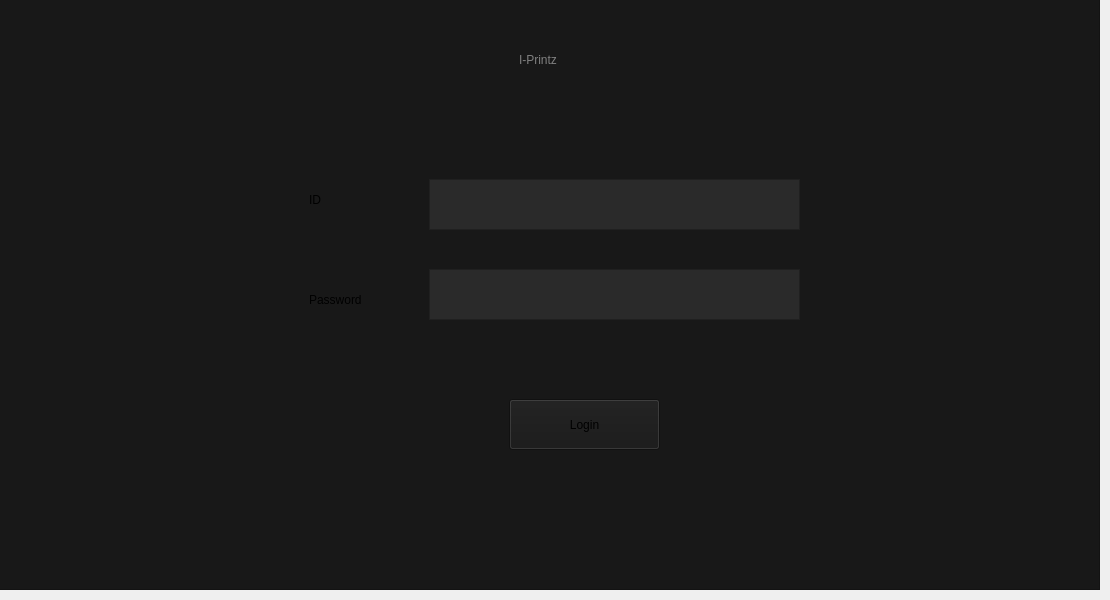
      <widget class="QWidget" name="login_2">
       <widget class="QFrame" name="frame_2">
        <property name="geometry">
         <rect>
          <x>-1</x>
          <y>-1</y>
          <width>1101</width>
          <height>591</height>
         </rect>
        </property>
        <property name="styleSheet">
         <string notr="true">background-color:#181818</string>
        </property>
        <property name="frameShape">
         <enum>QFrame::StyledPanel</enum>
        </property>
        <property name="frameShadow">
         <enum>QFrame::Raised</enum>
        </property>
        <widget class="QTextEdit" name="textEdit_4">
         <property name="geometry">
          <rect>
           <x>430</x>
           <y>180</y>
           <width>371</width>
           <height>51</height>
          </rect>
         </property>
         <property name="styleSheet">
          <string notr="true">background-color:#2a2a2a;</string>
         </property>
        </widget>
        <widget class="QTextEdit" name="textEdit_5">
         <property name="geometry">
          <rect>
           <x>430</x>
           <y>270</y>
           <width>371</width>
           <height>51</height>
          </rect>
         </property>
         <property name="styleSheet">
          <string notr="true">background-color:#2a2a2a;</string>
         </property>
        </widget>
        <widget class="QLabel" name="label_38">
         <property name="geometry">
          <rect>
           <x>310</x>
           <y>180</y>
           <width>111</width>
           <height>41</height>
          </rect>
         </property>
         <property name="styleSheet">
          <string notr="true">font: 75 12pt &quot;MS Shell Dlg 2&quot;;</string>
         </property>
         <property name="text">
          <string>ID</string>
         </property>
        </widget>
        <widget class="QLabel" name="label_39">
         <property name="geometry">
          <rect>
           <x>310</x>
           <y>280</y>
           <width>111</width>
           <height>41</height>
          </rect>
         </property>
         <property name="styleSheet">
          <string notr="true">font: 75 12pt &quot;MS Shell Dlg 2&quot;;</string>
         </property>
         <property name="text">
          <string>Password</string>
         </property>
        </widget>
        <widget class="QLabel" name="label_40">
         <property name="geometry">
          <rect>
           <x>520</x>
           <y>40</y>
           <width>201</width>
           <height>41</height>
          </rect>
         </property>
         <property name="styleSheet">
          <string notr="true">font: 75 18pt &quot;MS Shell Dlg 2&quot;;
color:grey;</string>
         </property>
         <property name="text">
          <string>I-Printz</string>
         </property>
        </widget>
        <widget class="QPushButton" name="pushButton_20">
         <property name="geometry">
          <rect>
           <x>510</x>
           <y>400</y>
           <width>151</width>
           <height>51</height>
          </rect>
         </property>
         <property name="styleSheet">
          <string notr="true">font: 75 11pt &quot;MS Shell Dlg 2&quot;;</string>
         </property>
         <property name="text">
          <string>Login</string>
         </property>
         <property name="icon">
          <iconset>
           <normaloff>icon/log-in.svg</normaloff>icon/log-in.svg</iconset>
         </property>
        </widget>
       </widget>
      </widget>
